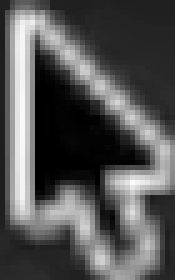
#> input picture pointer.png, 35 x 56 px, given in place of t000942.png, which was not available (shown 5 times larger)
$ python cellrule.py
#> lines starting #> are read from the running program, lines starting #| are printed output that depends on the picture; after the words box and inside, x2 and y2 are one past the last pixel; in counts of white or black regions, pixels touching at a corner belong together; pictures that were not available may be replaced by others from this repository, and a replacement may not be noted
### screenness.py
#!/usr/bin/env python3
"""Find interface anywhere in a frame, and say where it is.

The question answered here is "is there UI on this frame, and whereabouts" —
never "what application is it", and never "is this a screen recording". A
camera pointed at the real world with a caption bar, a phone overlay, or a
monitor in shot HAS interface and is worth capturing; a camera pointed at a
person with nothing on it does not. Nothing is read, so it runs fast enough over a whole
video, and it works on any interface in any language, including ones nobody
has seen before.

The measurement, and why it is this one:

  A camera sensor puts noise on every pixel, so two neighbouring pixels are
  almost never EXACTLY equal. A screen paints its flat areas with one exact
  value, so most neighbours are. Counting exact ties separates them cleanly,
  measured on labelled frames from two of Jared's videos:

      camera   0.387  0.412  0.464  0.467
      screen   0.495  0.665  0.666  0.747  0.765  0.778  0.893

  Three other candidates were tried and dropped for not separating: local
  flatness overlapped, edge squareness put a camera frame at the very top, and
  palette size did not order the two groups at all.

The frame is scored in a grid of cells, so a screen recording with a webcam
bubble, or a phone video with a caption bar, reports which PARTS are interface
instead of one blurred average that is right about neither.

The grid's coarseness is LOAD-BEARING, and this was measured after three
separate fixes built on finer regions had failed. Scoring the tie map at
pixel level (box filters of 25, 41 and 61) the measure inverts: a macOS
window is translucent, so the photographic wallpaper bleeds through and the
Finder window itself scores as camera (median 0.31, barely a fifth of it
above the line); a dim compressed room scores as screen (half of it above
the line); and a banner's own glyphs over moving video score 0.03. Averaged
over big cells those errors cancel and the groups separate; at fine scale
they do not. So a finer grid is not the fix for what this module gets wrong
on a wallpapered desktop -- the fixes that worked are geometric and live
where they are used: drawn windows (overlay.windows) gate standing text and
panels, and moving zones (overlay.moving_zones) find the webcam inset.
"""
import cv2
import numpy as np
import machine

GRID = (6, 8)          # rows, cols of cells the frame is scored in
CELL_IS_SCREEN = 0.55  # a cell's tie-fraction above this reads as interface
SURE_CAMERA = 0.08     # below this share of cells, certainly a camera
SURE_SCREEN = 0.35     # above this share of cells, certainly a screen
WORK_WIDTH = 1280      # the measure is made at a fixed size, never native

# The size matters and is not a detail. At native 4K, heavy compression paints
# camera footage in flat blocks of identical value and it scores like a screen;
# a camera frame measured 33% at 4K and 10% at this width. Everything is
# measured at one working width so the numbers mean the same thing every time.


def tie_map(bgr):
    """Per pixel: is it exactly equal to the neighbour on its right or below."""
    g = cv2.cvtColor(bgr, cv2.COLOR_BGR2GRAY).astype(np.int16)
    hor = np.zeros(g.shape, bool)
    ver = np.zeros(g.shape, bool)
    hor[:, :-1] = np.diff(g, axis=1) == 0
    ver[:-1, :] = np.diff(g, axis=0) == 0
    return hor & ver


# [18 lines left out: functions cell_scores, screen_fraction, not called in this run]


def to_working_size(bgr):
    if bgr.shape[1] == WORK_WIDTH:
        return bgr
    h = int(bgr.shape[0] * WORK_WIDTH / bgr.shape[1])
    return cv2.resize(bgr, (WORK_WIDTH, h), interpolation=cv2.INTER_AREA)


# [15 lines left out: function verdict, not called in this run]


def has_interface(bgr):
    v, frac, s = verdict(bgr)
    return v != "camera", frac, s


# [115 lines left out: functions picture, clusters, candidate_regions, rows_aligned, ui_regions, not called in this run]


# [21 lines that do not run on import are left out]

### machine.py
#!/usr/bin/env python3
"""Where this machine keeps the things this build needs.

The build runs on Windows, because that is where its data is. A frame of
video is read off G: and a picture is written back to G: thousands of times
in a run, and from Linux every one of those crossings is answered by a
Windows process -- so Linux work on a Windows drive slows Windows itself
rather than only WSL. The machine record has the measurement: one drive walk
over F: from the Linux side put the load average at 43 while the processors
sat half idle with seventeen processes blocked on I/O.

It still has to run from Linux, because that is where the agent lives and
because a person may reasonably run it either way. So the paths in the code
stay written the one way -- the Linux way, `/mnt/g/Images` -- and this module
is the single place that says what that means on the machine underneath.
Nowhere else asks which platform it is on.

  the drives     `/mnt/g/...` is `G:\\...` on Windows, and the vault's NAS is
                 the same SMB share either way: `//192.168.1.170/Public`
                 mounted at `/mnt/nas` from Linux, `\\\\192.168.1.170\\Public`
                 by name from Windows.

  the programs   ffmpeg and ffprobe are on the path on both. tesseract is on
                 the path on Linux and is a portable copy beside the build on
                 Windows, extracted rather than installed so that it needed
                 nobody's password.

  the memory     how much a reader enlarges a picture before reading it, and
                 what that costs to hold. It is one rule shared by every
                 reader rather than each one's own business, so it lives here
                 for the same reason the drives do -- see enlarge().
"""
import os
import re
import shutil
import sys

NAS = r"\\192.168.1.170\Public"     # the same share /mnt/nas is mounted from

# Windows writes its console in cp1252 unless told otherwise, and this build
# exists to reproduce a screen exactly -- the terminal fixture alone carries a
# warning triangle, a bullet and a tick, and the file trees are drawn with
# chevrons and guide bars. In cp1252 the run does not print them wrongly, it
# stops with an encoder error partway through the answer. Set here rather than
# in each entry point because forgetting it in one of them is silent until the
# one frame that needs it.
if os.name == "nt":
    for _stream in (sys.stdout, sys.stderr):
        try:
            _stream.reconfigure(encoding="utf-8", errors="backslashreplace")
        except (AttributeError, ValueError):
            pass

# where the portable copy was put, next to the build rather than inside it:
# it is a tool several builds may want, and it is not ours to keep in git
_PORTABLE_TESSERACT = r"G:\AI\Ethereal\tools\Tesseract-OCR\tesseract.exe"

_MOUNT = re.compile(r"^/mnt/([a-z])(/.*)?$")


# [15 lines left out: function here, not called in this run]


# How big a picture a reader may be handed at once. No limit by default; the
# name is kept only so the experiment below can be repeated from the command
# line without editing anything -- READ_PIXELS=24000000 python pipeline.py ...
READ_PIXELS = int(os.environ.get("READ_PIXELS", 0))


# [74 lines left out: function enlarge, not called in this run]


def _tesseract():
    """The tesseract binary, or the reason there isn't one.

    An environment variable wins, so a different copy can be tried without
    editing anything. Otherwise the path, which is the Linux answer. The
    portable copy is last, because a properly installed one should win.
    """
    named = os.environ.get("TESSERACT")
    if named and os.path.exists(named):
        return named
    found = shutil.which("tesseract")
    if found:
        return found
    if os.path.exists(_PORTABLE_TESSERACT):
        return _PORTABLE_TESSERACT
    return None


TESSERACT = _tesseract()


# [12 lines left out: function tesseract_or_refuse, not called in this run]


# [8 lines that do not run on import are left out]

WRITE_ONCE = [0, 0.0]     # pictures write_once actually wrote, seconds


# [30 lines left out: function write_once, not called in this run]


# THE SAME PANE WAS DECODED SEVEN TIMES.
#
# A pane is cut from the frame as an array, written to a PNG, and then read
# straight back into an array by everything that looks at it: columns,
# note_reader, tree_reader, style_reader, console_reader, chat_reader and hunt
# each call cv2.imread on the same file. The `_3x.png` enlargement is worse --
# 6840x4020 -- and two of them decode that as well.
#
# The picture on disk is a genuine shared artifact and stays; it is the
# DECODING that had no reason to happen more than once. Measured on one
# 2280x1340 pane: 0.18 s to decode, 0.004 s to hand back a copy of what was
# already decoded.
#
# A COPY IS HANDED BACK, ALWAYS. A reader that writes into the array it is
# given would otherwise poison every reader after it, and the copy costs a
# fortieth of the decode it saves.
_PIX = None
_PIX_LOCK = None
_PIX_BYTES = [0]
_PIX_HITS = [0, 0, 0, 0.0, 0.0]   # hits, disk reads, bytes copied, seconds decoding, seconds copying
# A 3x pane is 6480 x 6507 x 3 -- 126 MB held. The store keeps the most
# recently used until it is over the cap, then drops the oldest, so a moment's
# own pane is still there when the next reader asks for it and nothing is held
# for a video's length. SN_PIXCAP raises it, in megabytes.
_PIX_CAP = 600 * 1024 * 1024


# [59 lines left out: functions pixels, pixels_report, not called in this run]

### _probe/cellrule.py
"""Sweep the per-cell rule and the two verdict lines against the 120 frames."""
import os, sys, json, itertools
import cv2, numpy as np
sys.path.insert(0, os.path.dirname(os.path.dirname(os.path.abspath(__file__))))
import screenness as sc

TRUTH = json.load(open("_probe/screen_truth.json"))
#> (reads _probe/screen_truth.json from the repository)
CELLS = []

def maps(bgr):
    bgr = sc.to_working_size(bgr)
    g = cv2.cvtColor(bgr, cv2.COLOR_BGR2GRAY)
    gi = g.astype(np.int16)
    ties = sc.tie_map(bgr).astype(np.float32)
    st = np.zeros(g.shape, np.float32)
    st[:, :-1] = np.abs(np.diff(gi, axis=1)) > 32
    st[:-1, :] = np.maximum(st[:-1, :], np.abs(np.diff(gi, axis=0)) > 32)
    h, w = g.shape
    r, c = sc.GRID
    T = np.zeros(sc.GRID, np.float32); S = np.zeros(sc.GRID, np.float32)
    B = np.zeros(sc.GRID, np.float32); V = np.zeros(sc.GRID, np.float32)
    for i in range(r):
        y0, y1 = i * h // r, (i + 1) * h // r
        for j in range(c):
            x0, x1 = j * w // c, (j + 1) * w // c
            cell = g[y0:y1, x0:x1]
            T[i, j] = ties[y0:y1, x0:x1].mean()
            S[i, j] = st[y0:y1, x0:x1].mean()
            B[i, j] = cell.mean()
            V[i, j] = cell.std()
    return T, S, B, V

for d, fs in sorted(TRUTH.items()):
    for fn, want in sorted(fs.items()):
        CELLS.append((maps(cv2.imread(os.path.join("_probe/scratch/set", d, fn))), want, d, fn))
#> in to_working_size, `h = int(bgr.shape[0] * WORK_WIDTH / bgr.shape[1])`: h = 2048
#> in tie_map, `hor[:, :-1] = np.diff(g, axis=1) == 0`:
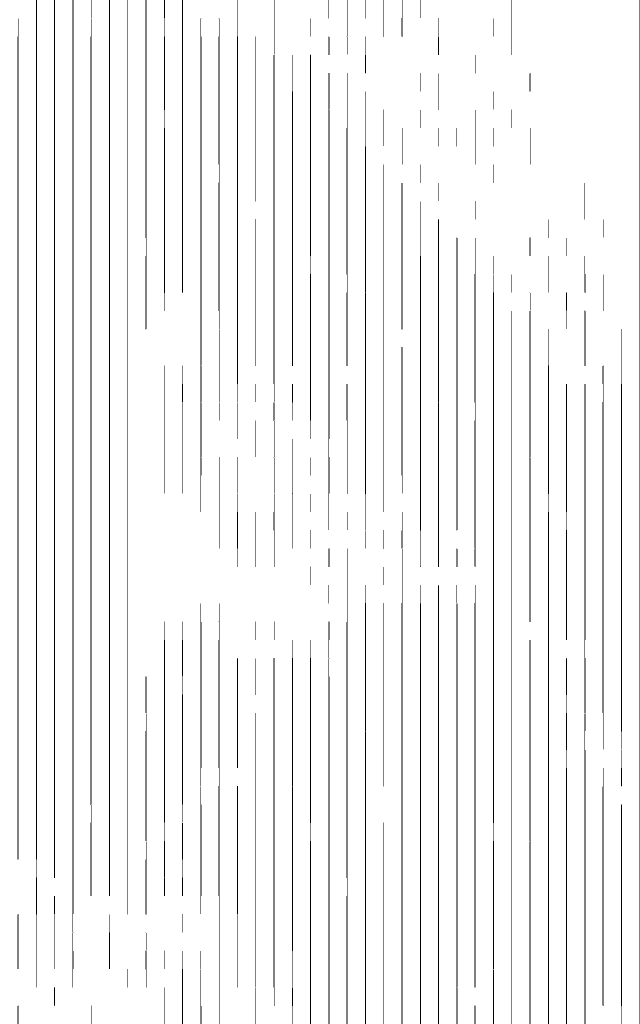
#> hor: shape (2048, 1280) bool (shown at 1/2 size); 96.1% white; black in thin lines or dots
#> in tie_map, `ver[:-1, :] = np.diff(g, axis=0) == 0`:
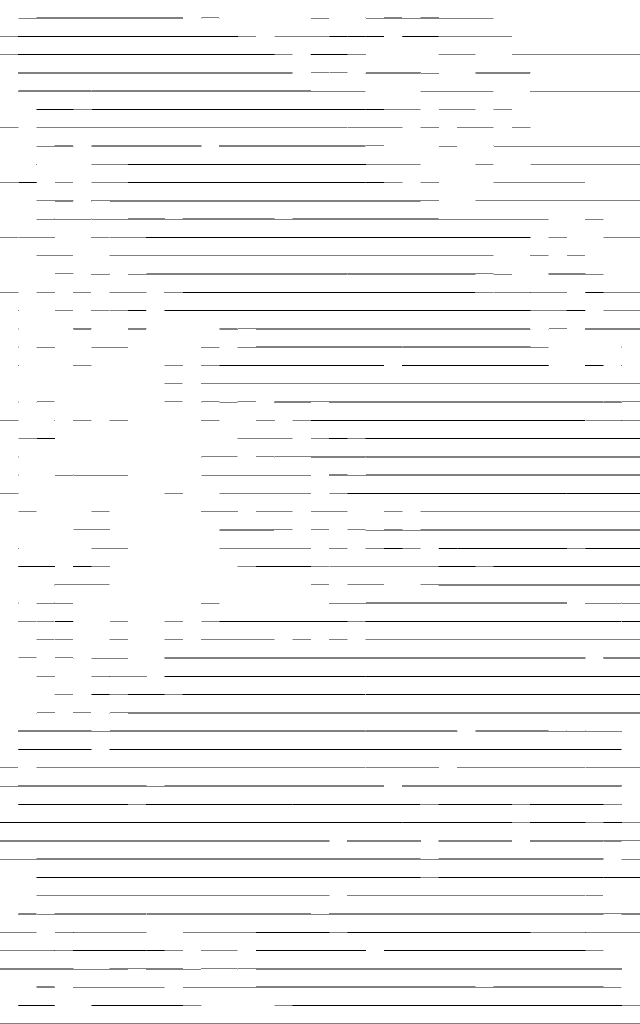
#> ver: shape (2048, 1280) bool (shown at 1/2 size); 96.5% white; black in thin lines or dots
#> in tie_map, `return hor & ver`:
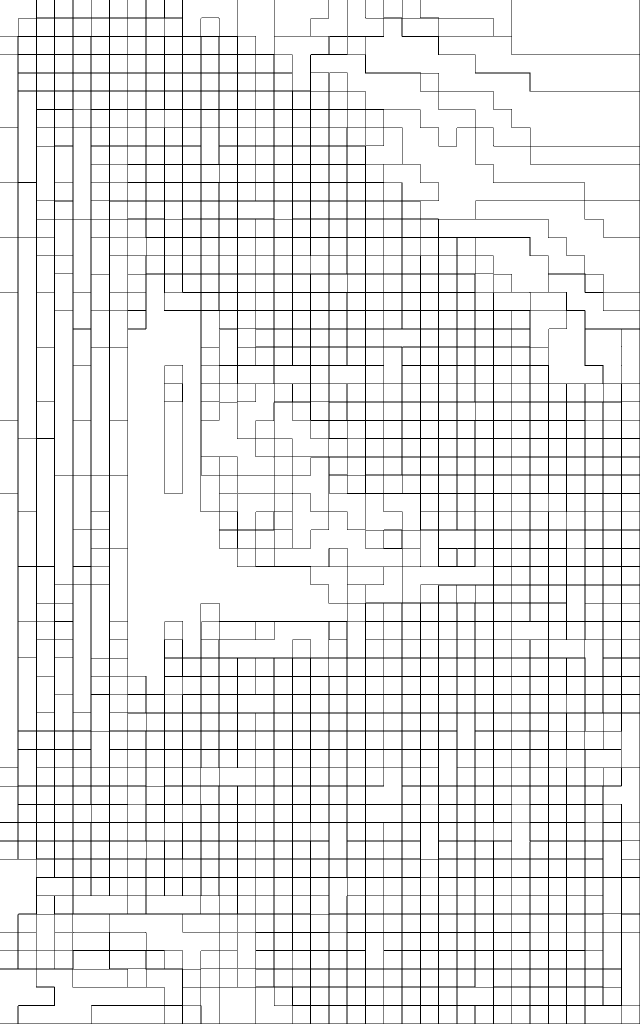
#> returned value: shape (2048, 1280) bool (shown at 1/2 size); 92.7% white; black in thin lines or dots
#> in maps, `ties = sc.tie_map(bgr).astype(np.float32)`: ties: shape (2048, 1280) float32; values 0 (black) and 1 (white), 92.7% white; black in thin lines or dots
#> in maps, `st[:, :-1] = np.abs(np.diff(gi, axis=1)) > 32`:
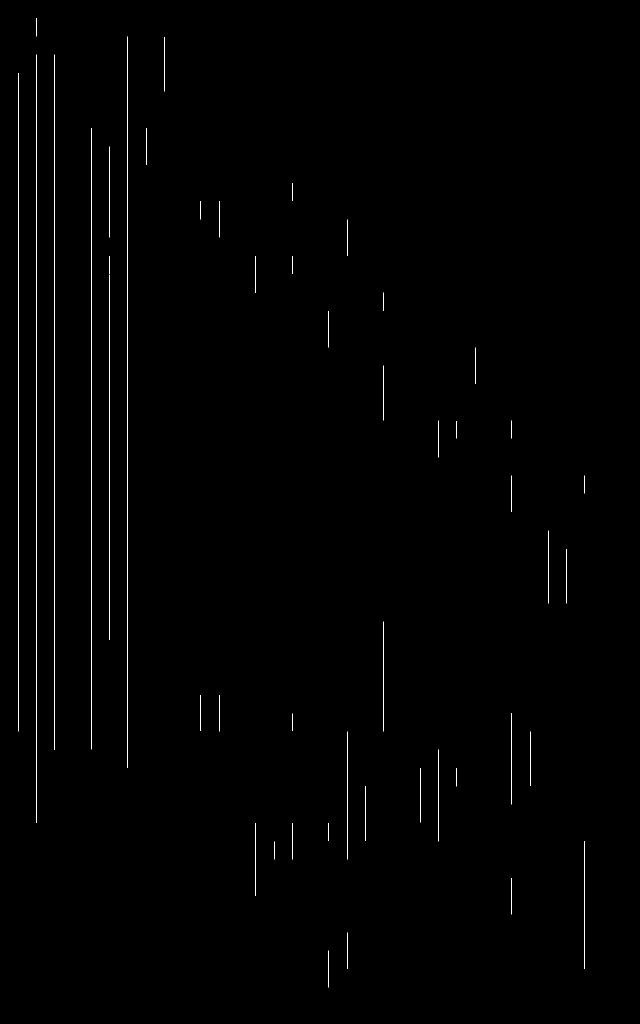
#> st: shape (2048, 1280) float32 (shown at 1/2 size); values 0 (black) and 1 (white), 0.44% white in thin lines or dots, all inside (x1, y1, x2, y2) = (36, 36, 1170, 1975)
#> in maps, `st[:-1, :] = np.maximum(st[:-1, :], np.abs(np.diff(gi, axis=0)) > 32)`:
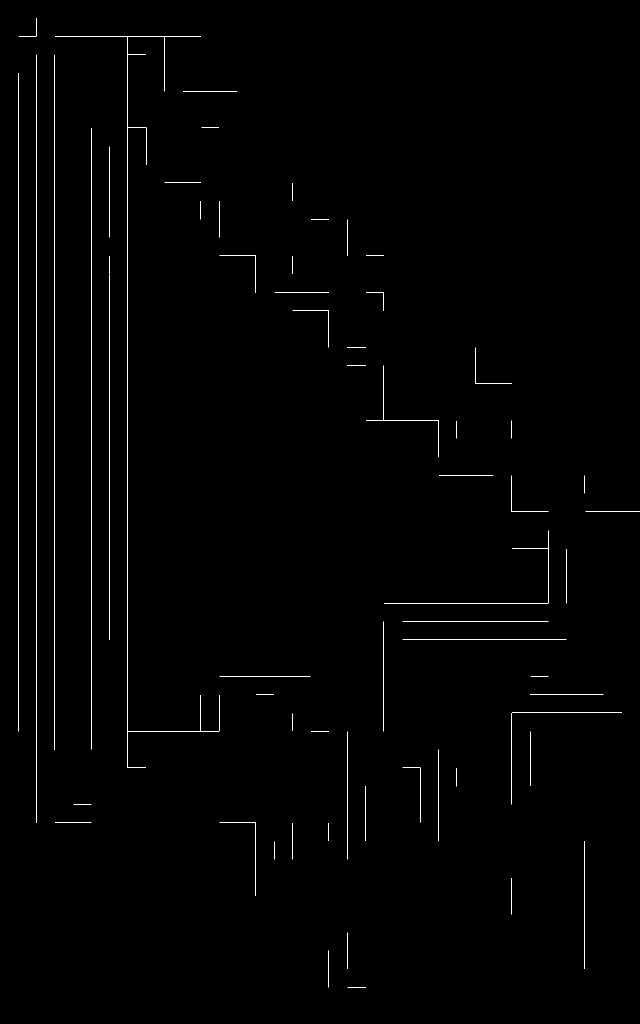
#> st: shape (2048, 1280) float32 (shown at 1/2 size); values 0 (black) and 1 (white), 0.58% white in thin lines or dots
#> (the run stopped early here; a loop or call above may not have finished)
